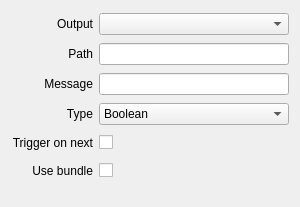
<?xml version="1.0" encoding="UTF-8"?>
<ui version="4.0">
 <class>InspectorOscOutputWidget</class>
 <widget class="QWidget" name="InspectorOscOutputWidget">
  <property name="geometry">
   <rect>
    <x>0</x>
    <y>0</y>
    <width>300</width>
    <height>207</height>
   </rect>
  </property>
  <property name="windowTitle">
   <string>Form</string>
  </property>
  <layout class="QGridLayout" name="gridLayout">
   <property name="bottomMargin">
    <number>20</number>
   </property>
   <item row="0" column="0">
    <widget class="QLabel" name="labelOutput">
     <property name="text">
      <string>Output</string>
     </property>
     <property name="alignment">
      <set>Qt::AlignRight|Qt::AlignTrailing|Qt::AlignVCenter</set>
     </property>
    </widget>
   </item>
   <item row="3" column="0">
    <widget class="QLabel" name="labelType">
     <property name="text">
      <string>Type</string>
     </property>
     <property name="alignment">
      <set>Qt::AlignRight|Qt::AlignTrailing|Qt::AlignVCenter</set>
     </property>
    </widget>
   </item>
   <item row="0" column="1">
    <widget class="QComboBox" name="comboBoxOutput">
     <property name="sizePolicy">
      <sizepolicy hsizetype="Expanding" vsizetype="Fixed">
       <horstretch>0</horstretch>
       <verstretch>0</verstretch>
      </sizepolicy>
     </property>
    </widget>
   </item>
   <item row="2" column="1">
    <widget class="QLineEdit" name="lineEditMessage"/>
   </item>
   <item row="1" column="0">
    <widget class="QLabel" name="labelPath">
     <property name="text">
      <string>Path</string>
     </property>
     <property name="alignment">
      <set>Qt::AlignRight|Qt::AlignTrailing|Qt::AlignVCenter</set>
     </property>
    </widget>
   </item>
   <item row="2" column="0">
    <widget class="QLabel" name="labelMessage">
     <property name="text">
      <string>Message</string>
     </property>
     <property name="alignment">
      <set>Qt::AlignRight|Qt::AlignTrailing|Qt::AlignVCenter</set>
     </property>
    </widget>
   </item>
   <item row="4" column="0">
    <widget class="QLabel" name="labelTriggerOnNext">
     <property name="text">
      <string>Trigger on next</string>
     </property>
     <property name="alignment">
      <set>Qt::AlignRight|Qt::AlignTrailing|Qt::AlignVCenter</set>
     </property>
    </widget>
   </item>
   <item row="1" column="1">
    <widget class="QLineEdit" name="lineEditPath"/>
   </item>
   <item row="4" column="1">
    <layout class="QHBoxLayout" name="horizontalLayoutTriggerOnNext">
     <item>
      <widget class="QCheckBox" name="checkBoxTriggerOnNext">
       <property name="layoutDirection">
        <enum>Qt::RightToLeft</enum>
       </property>
       <property name="text">
        <string/>
       </property>
      </widget>
     </item>
     <item>
      <spacer name="horizontalSpacerTriggerOnNext2">
       <property name="orientation">
        <enum>Qt::Horizontal</enum>
       </property>
       <property name="sizeHint" stdset="0">
        <size>
         <width>40</width>
         <height>20</height>
        </size>
       </property>
      </spacer>
     </item>
    </layout>
   </item>
   <item row="3" column="1">
    <widget class="QComboBox" name="comboBoxType">
     <property name="sizePolicy">
      <sizepolicy hsizetype="Expanding" vsizetype="Fixed">
       <horstretch>0</horstretch>
       <verstretch>0</verstretch>
      </sizepolicy>
     </property>
     <item>
      <property name="text">
       <string>Boolean</string>
      </property>
     </item>
     <item>
      <property name="text">
       <string>Double</string>
      </property>
     </item>
     <item>
      <property name="text">
       <string>Float</string>
      </property>
     </item>
     <item>
      <property name="text">
       <string>Integer</string>
      </property>
     </item>
     <item>
      <property name="text">
       <string>String</string>
      </property>
     </item>
    </widget>
   </item>
   <item row="5" column="0">
    <widget class="QLabel" name="labelUseBundle">
     <property name="text">
      <string>Use bundle</string>
     </property>
     <property name="alignment">
      <set>Qt::AlignRight|Qt::AlignTrailing|Qt::AlignVCenter</set>
     </property>
    </widget>
   </item>
   <item row="5" column="1">
    <layout class="QHBoxLayout" name="horizontalLayoutUseBundle">
     <item>
      <widget class="QCheckBox" name="checkBoxUseBundle">
       <property name="layoutDirection">
        <enum>Qt::RightToLeft</enum>
       </property>
       <property name="text">
        <string/>
       </property>
      </widget>
     </item>
     <item>
      <spacer name="horizontalSpacerUseBundle2">
       <property name="orientation">
        <enum>Qt::Horizontal</enum>
       </property>
       <property name="sizeHint" stdset="0">
        <size>
         <width>40</width>
         <height>20</height>
        </size>
       </property>
      </spacer>
     </item>
    </layout>
   </item>
  </layout>
 </widget>
 <tabstops>
  <tabstop>comboBoxOutput</tabstop>
  <tabstop>lineEditPath</tabstop>
  <tabstop>lineEditMessage</tabstop>
  <tabstop>comboBoxType</tabstop>
  <tabstop>checkBoxTriggerOnNext</tabstop>
  <tabstop>checkBoxUseBundle</tabstop>
 </tabstops>
 <resources/>
 <connections>
  <connection>
   <sender>lineEditPath</sender>
   <signal>textChanged(QString)</signal>
   <receiver>InspectorOscOutputWidget</receiver>
   <slot>pathChanged(QString)</slot>
   <hints>
    <hint type="sourcelabel">
     <x>117</x>
     <y>42</y>
    </hint>
    <hint type="destinationlabel">
     <x>206</x>
     <y>45</y>
    </hint>
   </hints>
  </connection>
  <connection>
   <sender>lineEditMessage</sender>
   <signal>textChanged(QString)</signal>
   <receiver>InspectorOscOutputWidget</receiver>
   <slot>messageChanged(QString)</slot>
   <hints>
    <hint type="sourcelabel">
     <x>182</x>
     <y>79</y>
    </hint>
    <hint type="destinationlabel">
     <x>206</x>
     <y>78</y>
    </hint>
   </hints>
  </connection>
  <connection>
   <sender>comboBoxOutput</sender>
   <signal>currentIndexChanged(QString)</signal>
   <receiver>InspectorOscOutputWidget</receiver>
   <slot>outputChanged(QString)</slot>
   <hints>
    <hint type="sourcelabel">
     <x>174</x>
     <y>16</y>
    </hint>
    <hint type="destinationlabel">
     <x>206</x>
     <y>19</y>
    </hint>
   </hints>
  </connection>
  <connection>
   <sender>comboBoxType</sender>
   <signal>currentIndexChanged(QString)</signal>
   <receiver>InspectorOscOutputWidget</receiver>
   <slot>typeChanged(QString)</slot>
   <hints>
    <hint type="sourcelabel">
     <x>163</x>
     <y>104</y>
    </hint>
    <hint type="destinationlabel">
     <x>206</x>
     <y>123</y>
    </hint>
   </hints>
  </connection>
  <connection>
   <sender>checkBoxTriggerOnNext</sender>
   <signal>stateChanged(int)</signal>
   <receiver>InspectorOscOutputWidget</receiver>
   <slot>triggerOnNextChanged(int)</slot>
   <hints>
    <hint type="sourcelabel">
     <x>99</x>
     <y>132</y>
    </hint>
    <hint type="destinationlabel">
     <x>206</x>
     <y>152</y>
    </hint>
   </hints>
  </connection>
  <connection>
   <sender>checkBoxUseBundle</sender>
   <signal>stateChanged(int)</signal>
   <receiver>InspectorOscOutputWidget</receiver>
   <slot>useBundleChanged(int)</slot>
   <hints>
    <hint type="sourcelabel">
     <x>96</x>
     <y>158</y>
    </hint>
    <hint type="destinationlabel">
     <x>0</x>
     <y>158</y>
    </hint>
   </hints>
  </connection>
 </connections>
 <slots>
  <slot>pathChanged(QString)</slot>
  <slot>messageChanged(QString)</slot>
  <slot>outputChanged(QString)</slot>
  <slot>typeChanged(QString)</slot>
  <slot>triggerOnNextChanged(int)</slot>
  <slot>useBundleChanged(int)</slot>
 </slots>
</ui>
